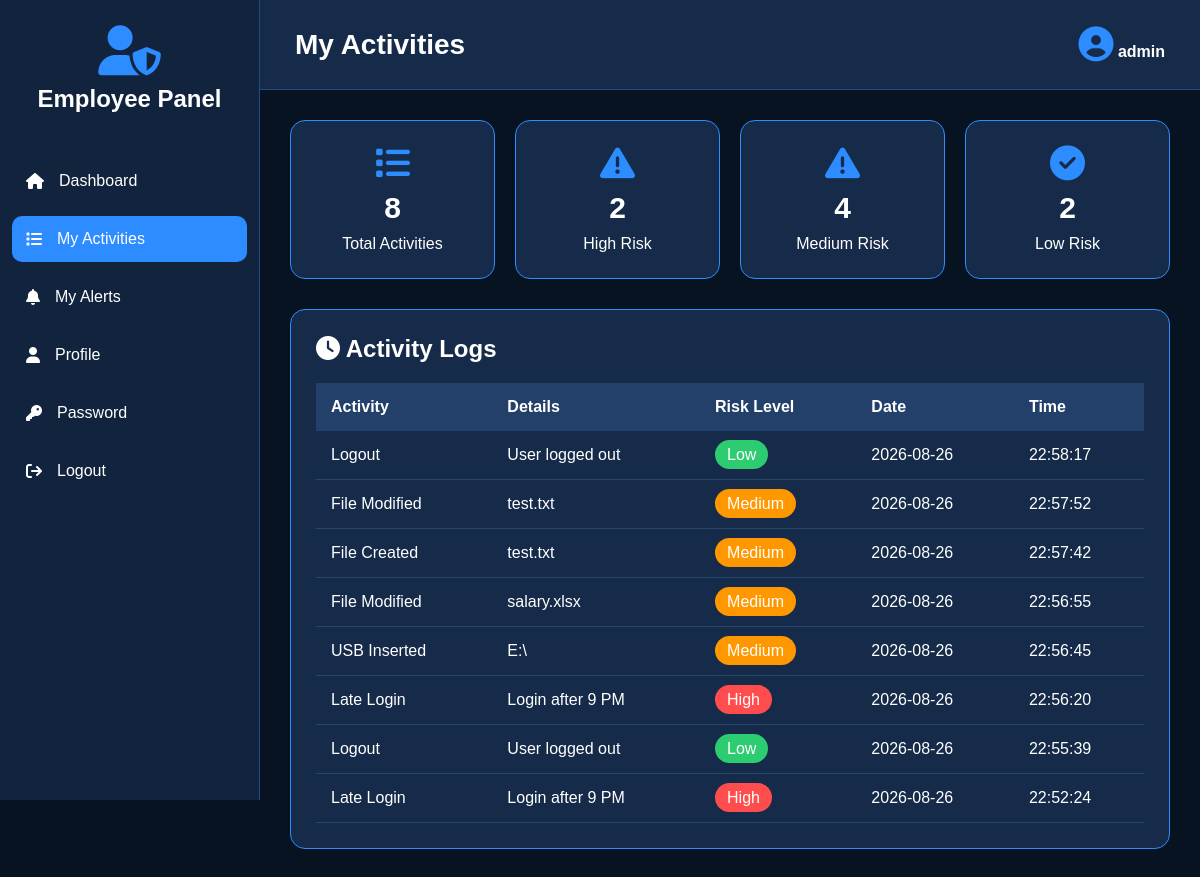
Page /employee_activity (signed in) on the earlier database version.
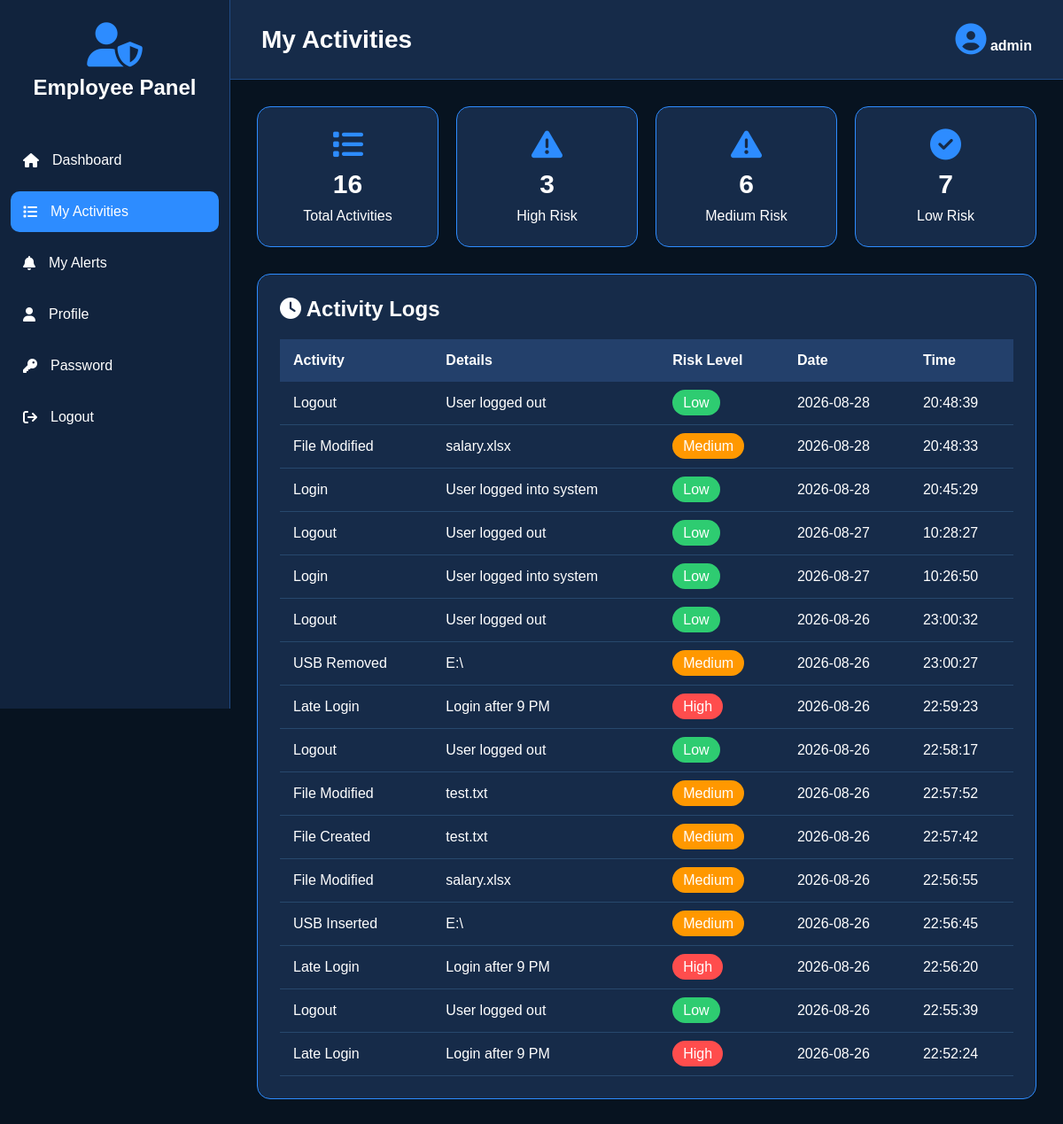
Same page on the later database version.
### tables this page shows
CREATE TABLE activity_logs (
        id INTEGER PRIMARY KEY AUTOINCREMENT,
        username TEXT,
        activity TEXT,
        details TEXT,
        risk_level TEXT,
        date TEXT,
        time TEXT
    );

### app.py (the view)
@app.route("/employee_activity")
def employee_activity():
    if not login_required():
        return redirect("/")
    username = session["username"]
    conn = get_db()
    rows = conn.execute("""
        SELECT * FROM activity_logs
        WHERE username=? ORDER BY id DESC
    """, (username,)).fetchall()
    conn.close()
    return render_template(
        "employee_activity.html",
        username=username,
        activities=rows,
        total=len(rows),
        high=sum(x["risk_level"] == "High" for x in rows),
        medium=sum(x["risk_level"] == "Medium" for x in rows),
        low=sum(x["risk_level"] == "Low" for x in rows)
    )

### app.py (called while the page is built)
def login_required():
    return "username" in session

### database.py (called while the page is built)
def get_db():
    conn = sqlite3.connect(DATABASE)
    conn.row_factory = sqlite3.Row
    return conn

### templates/employee_activity.html (shortened to what this page needs)
<!DOCTYPE html>
<html lang="en">
<head>
<link rel="stylesheet"
href="https://cdnjs.cloudflare.com/ajax/libs/font-awesome/6.5.2/css/all.min.css">
</head>
<body>
<div class="sidebar">
<div class="logo">
<i class="fa-solid fa-user-shield"></i>
<h2>Employee Panel</h2>
</div>
<ul>
<li>
<a href="/employee_dashboard">
<i class="fa fa-home"></i>
<span>Dashboard</span>
</a>
</li>
<li>
<a href="/employee_activity" class="active">
<i class="fa fa-list"></i>
<span>My Activities</span>
</a>
</li>
<li>
<a href="/employee_alerts">
<i class="fa fa-bell"></i>
<span>My Alerts</span>
</a>
</li>
<li>
<a href="/employee_profile">
<i class="fa fa-user"></i>
<span>Profile</span>
</a>
</li>
<li>
<a href="/change_password">
<i class="fa fa-key"></i>
<span>Password</span>
</a>
</li>
<li>
<a href="/logout">
<i class="fa fa-sign-out"></i>
<span>Logout</span>
</a>
</li>
</ul>
</div>
<div class="main">
<div class="header">
<h1>
My Activities
</h1>
<div class="profile">
<i class="fa fa-circle-user"></i>
<b>{{username}}</b>
</div>
</div>
<div class="content">
<div class="cards">
<div class="card">
<i class="fa fa-list"></i>
<h2>{{total}}</h2>
<p>Total Activities</p>
</div>
<div class="card">
<i class="fa fa-triangle-exclamation"></i>
<h2>{{high}}</h2>
<p>High Risk</p>
</div>
<div class="card">
<i class="fa fa-warning"></i>
<h2>{{medium}}</h2>
<p>Medium Risk</p>
</div>
<div class="card">
<i class="fa fa-check-circle"></i>
<h2>{{low}}</h2>
<p>Low Risk</p>
</div>
</div>
<div class="box">
<h2 style="margin-bottom:20px;">
<i class="fa fa-clock"></i>
Activity Logs
</h2>
<div style="overflow-x:auto;">
<table>
<tr>
<th>Activity</th>
<th>Details</th>
<th>Risk Level</th>
<th>Date</th>
<th>Time</th>
</tr>
{% for activity in activities %}
<tr>
<td>{{activity.activity}}</td>
<td>{{activity.details}}</td>
<td>
{% if activity.risk_level=="High" %}
<span class="risk-high">
High
</span>
{% elif activity.risk_level=="Medium" %}
<span class="risk-medium">
Medium
</span>
{% else %}
<span class="risk-low">
Low
</span>
{% endif %}
</td>
<td>{{activity.date}}</td>
<td>{{activity.time}}</td>
</tr>
{% endfor %}
</table>
</div>
</div>
</div>
</div>
</body>
</html>

Differences in the rows shown:
added activity_logs: activity "Logout", details "User logged out", risk_level "Low", date "2026-08-28", time "20:48:39"
added activity_logs: activity "File Modified", details "salary.xlsx", risk_level "Medium", date "2026-08-28", time "20:48:33"
added activity_logs: activity "Login", details "User logged into system", risk_level "Low", date "2026-08-28", time "20:45:29"
added activity_logs: activity "Logout", details "User logged out", risk_level "Low", date "2026-08-27", time "10:28:27"
added activity_logs: activity "Login", details "User logged into system", risk_level "Low", date "2026-08-27", time "10:26:50"
added activity_logs: activity "Logout", details "User logged out", risk_level "Low", date "2026-08-26", time "23:00:32"
added activity_logs: activity "USB Removed", details "E:\\", risk_level "Medium", date "2026-08-26", time "23:00:27"
added activity_logs: activity "Late Login", details "Login after 9 PM", risk_level "High", date "2026-08-26", time "22:59:23"
Other differences:
{{ total }}: "8" → "16"
{{ high }}: "2" → "3"
{{ medium }}: "4" → "6"
{{ low }}: "2" → "7"
